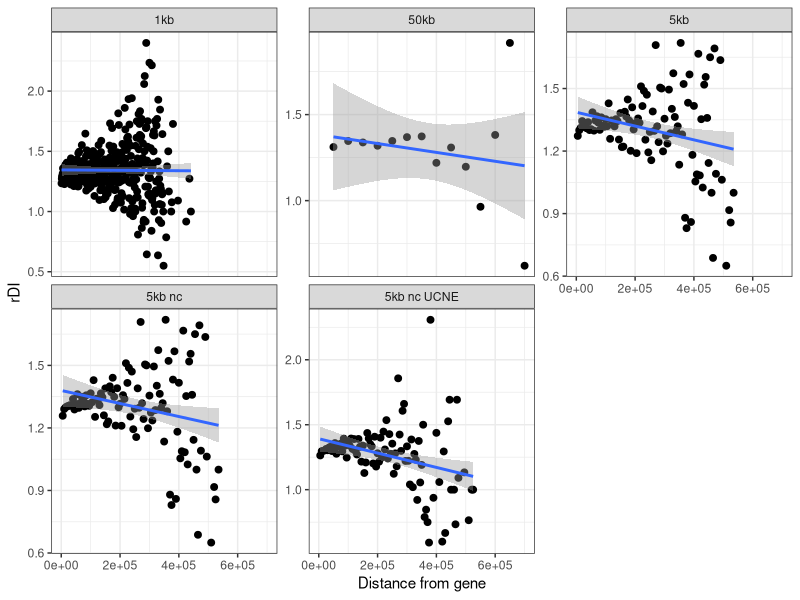

The R source for this figure:
# Title     : TODO
# Objective : TODO
# Created by: henryjuho
# Created on: 28/11/2017

library(ggplot2)

fiftykb = read.delim('distance_bin_beds/bin_summaries.txt')
fiftykb$window_size = 50000
fiftykb$window_id = '50kb'

fivekb = read.delim('distance_bin_beds_5kb/bin_summaries_5kb.txt')
fivekb$window_size = 5000
fivekb$window_id = '5kb'

onekb = read.delim('distance_bin_beds_1kb/bin_summaries_1kb.txt')
onekb$window_size = 1000
onekb$window_id = '1kb'

fivekb_nc = read.delim('distance_bin_beds_5kb_noncoding/bin_summaries_5kb_nc.txt')
fivekb_nc$window_size = 5000
fivekb_nc$window_id = '5kb nc'

fivekb_nc_ucne = read.delim('distance_bin_beds_5kb_noncoding_UCNE/bin_summaries_5kb_nc_UCNE.txt')
fivekb_nc_ucne$window_size = 5000
fivekb_nc_ucne$window_id = '5kb nc UCNE'

all_data = rbind(fiftykb, fivekb, onekb, fivekb_nc, fivekb_nc_ucne)

all_data

ins_data = subset(all_data, type=='ins', select=c(bin, count, window_size, window_id))
colnames(ins_data) = c('bin', 'ins_count', 'window_size', 'window_id')

del_data = subset(all_data, type=='del', select=c(bin, count, window_size, window_id))
colnames(del_data) = c('bin', 'del_count', 'window_size', 'window_id')

dist_rdi = data.frame(cbind(ins_data, del_data$del_count))
colnames(dist_rdi) = c('bin', 'ins_count', 'window_size', 'window_id', 'del_count')
dist_rdi = subset(dist_rdi, ins_count > 10 & del_count > 10)

dist_rdi$rdi = as.numeric(as.character(dist_rdi$del_count)) / as.numeric(as.character(dist_rdi$ins_count))
dist_rdi$distance = as.numeric(as.character(dist_rdi$bin)) * dist_rdi$window_size

fifty_test_d = subset(dist_rdi, window_size==50000)
fifty_test = cor.test(fifty_test_d$rdi, fifty_test_d$distance, method='spearman', exact=NULL)
fifty_test

five_test_d = subset(dist_rdi, window_size==5000 & window_id=='5kb')
five_test = cor.test(five_test_d$rdi, five_test_d$distance, method='spearman', exact=NULL)


one_test_d = subset(dist_rdi, window_size==1000)
one_test = cor.test(one_test_d$rdi, one_test_d$distance, method='spearman', exact=NULL)
one_test

five_test_d_nc = subset(dist_rdi, window_size==5000 & window_id=='5kb nc')
five_test_nc = cor.test(five_test_d_nc$rdi, five_test_d_nc$distance, method='spearman', exact=NULL)

five_test_d_nc_ucne = subset(dist_rdi, window_size==5000 & window_id=='5kb nc UCNE')
five_test_nc_ucne = cor.test(five_test_d_nc_ucne$rdi, five_test_d_nc_ucne$distance, method='spearman', exact=NULL)

five_test
five_test_nc
five_test_nc_ucne

rdi_plot = ggplot(dist_rdi, aes(x=distance, y=rdi)) +
      geom_point(stat='identity', size = 2) +
      theme_bw() +
      geom_smooth(method='lm') +
      ylab('rDI')  + xlab('Distance from gene') +
      facet_wrap(~window_id, scale='free_y', nrow=2)

png(file='distance_rdi_counts.png', width=6, height=6, units='in', res=360)

rdi_plot

dev.off()
